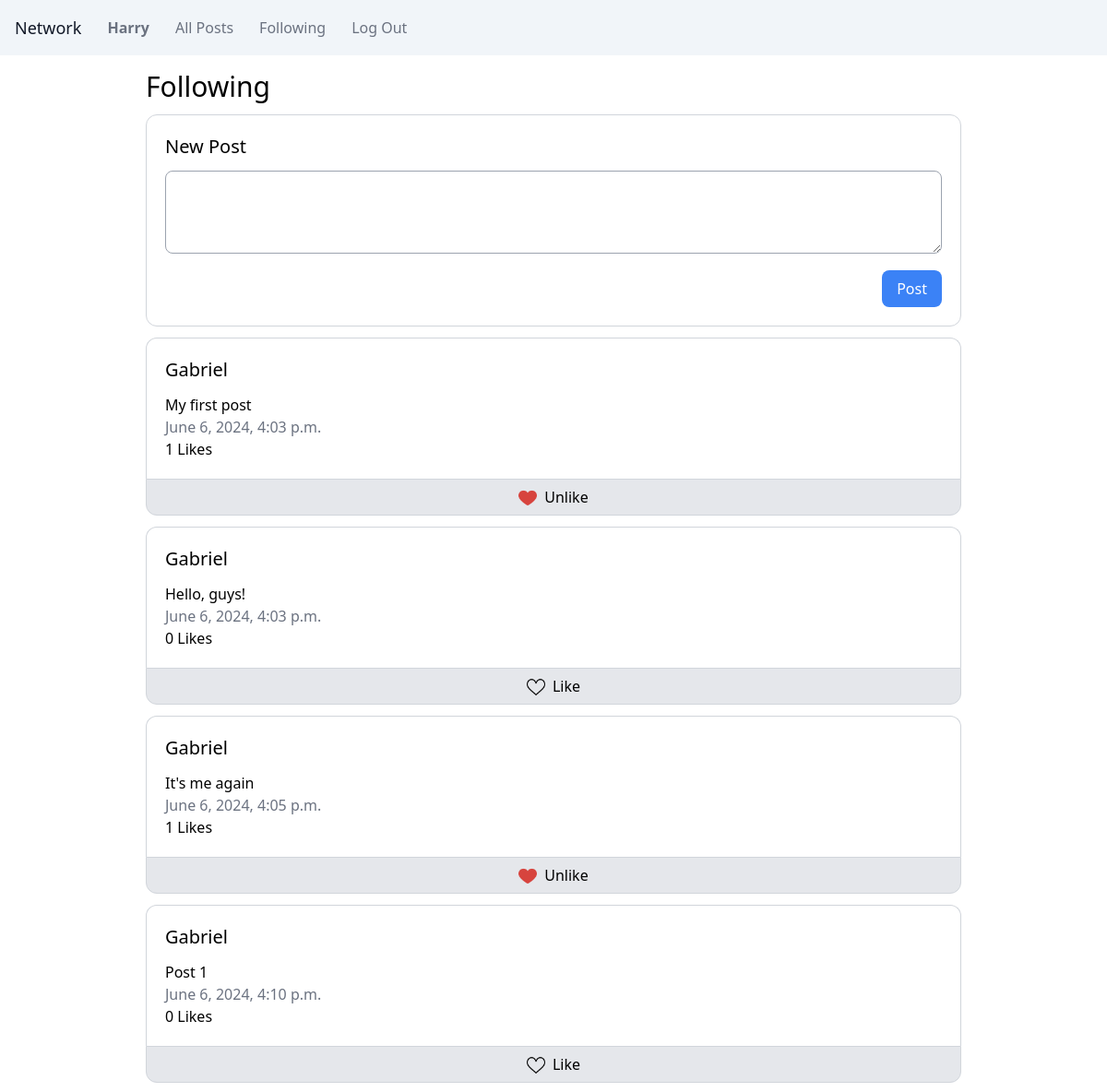
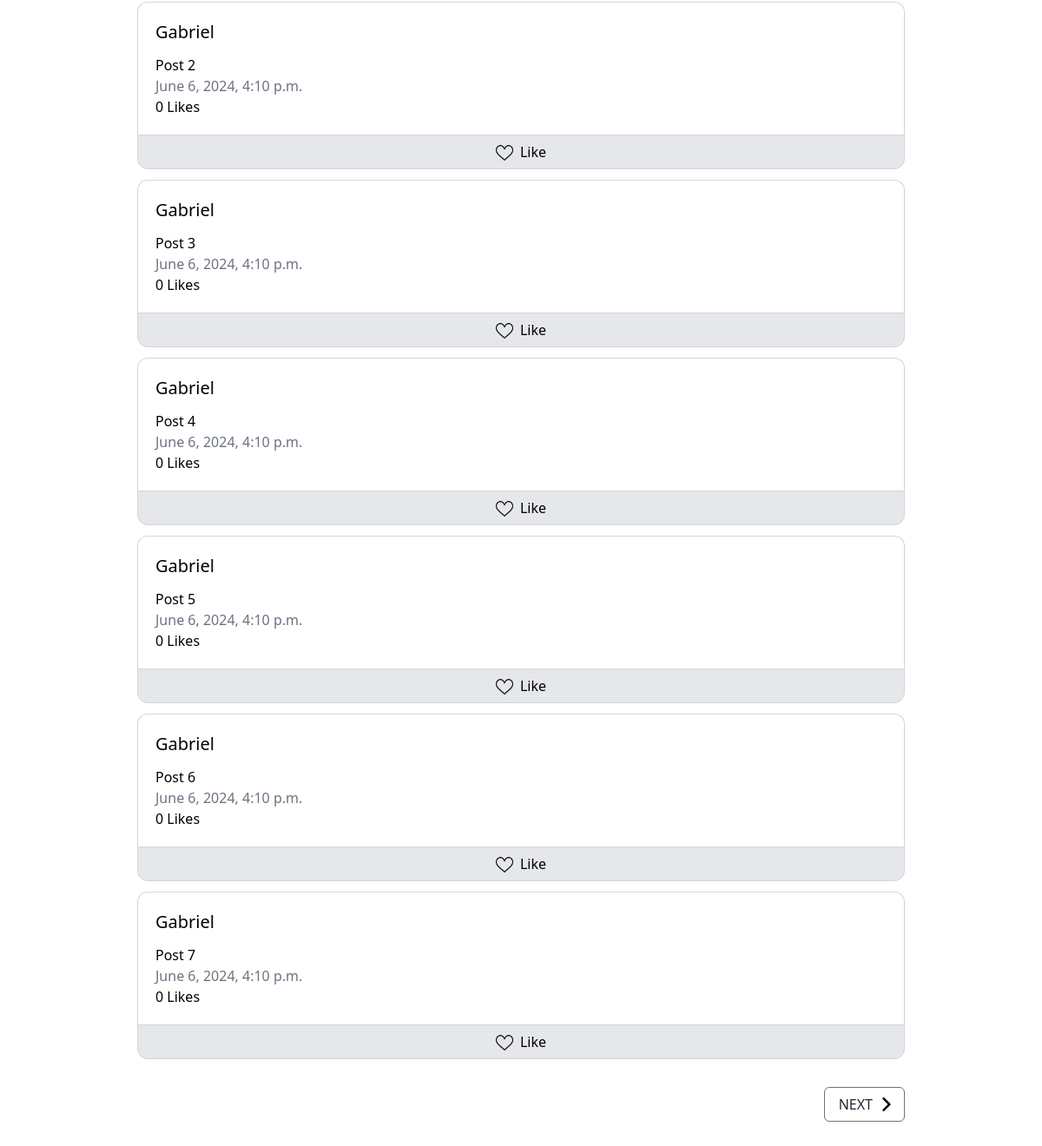
Page /following (signed in) on the committed database (2 pictures, top to bottom).
### network/models.py (models this page shows, shortened)
class User(AbstractUser):
    pass

class Post(models.Model):
    user = models.ForeignKey(User, on_delete=models.CASCADE, related_name="posts")
    content = models.TextField(max_length=300)
    timestamp = models.DateTimeField(auto_now_add=True)

### network/views.py (the view)
# urls.py: path("following", views.following, name="following"),
@login_required
def following(request):
    user = request.user
    following = user.follows.all().values_list('followed_user', flat=True)
    following_posts = Post.objects.filter(user_id__in=following)
    if request.user.is_authenticated:
        for post in following_posts:
            post.liked = Like.objects.filter(user=request.user, post=post)
    paginator = Paginator(following_posts, 10) # Show 10 posts per page
    page_number = request.GET.get('page')
    page_obj = paginator.get_page(page_number)
    return render(request, "network/following.html", {
        "page_obj": page_obj,
        "user": user
    })

### network/templates/network/following.html (shortened to what this page needs)
{% extends "network/layout.html" %}
{% load static %}
{% block body %}
    <div class="container p-2 w-9/12 m-auto mt-2">
        <h2 class="text-3xl">Following</h2>
        <form action="{% url 'index'%}" method="post" class="d-flex flex-column border border-gray-300 rounded-xl p-5 mt-3">
            <h4 class="text-xl font-medium mb-3">New Post</h4>
            <textarea class="border border-gray-400 rounded-lg w-full mb-3 p-2" name="post-content" id="" cols="30" rows="3"></textarea>
            <div class="text-right">
                <input class="bg-blue-500 rounded-lg text-white px-4 py-2 cursor-pointer hover:bg-blue-600" type="submit" value="Post">
            </div>
        </form>
        <div>
            {% for post in page_obj %}
            <div>
                <div data-id={{ post.id }} class="post d-flex flex-column border border-gray-300 p-5 mt-3
                {% if request.user.is_authenticated %}
                    rounded-t-xl border-b-0
                {% else %}
                    rounded-xl
                {% endif %}
                    ">
                    <a href="{% url "profile" post.user %}"><h4 class="text-xl font-medium mb-3">{{ post.user }}</h4></a>
                    <div class="content">{{ post.content }}</div>
                    <div class="text-gray-500">{{ post.timestamp }}</div>
                    <div id="like-{{ post.id }}">{{ post.post_likes.count }} Likes</div>
                </div>
                {% if request.user.is_authenticated %}
                    <div class="bg-gray-200 flex justify-around h-10 items-center rounded-b-xl border border-gray-300">
                        <div data-url="{% url 'update_like' %}" data-id={{ post.id }} class="like-button flex gap-2 w-full rounded-b-xl justify-center h-full items-center cursor-pointer hover:bg-gray-300 transition">
                            {% if post.liked %}
                                <img class="w-5 h-5 mt-[2px]" src="{% static 'network/images/coracao.png' %}" data-image="{% static 'network/images/coracao.png' %}" data-image-src="{% static 'network/images/gostar.png' %}" alt="like">
                                Unlike</div>
                            {% else %}
                                <img class="w-5 h-5 mt-[2px]" src="{% static 'network/images/gostar.png' %}" data-image="{% static 'network/images/coracao.png' %}" data-image-src="{% static 'network/images/gostar.png' %}" alt="like">
                                Like</div>
                            {% endif %}
                    </div>
                {% endif %}
            </div>
            {% endfor %}
        </div>
        <div class="text-center" aria-label="Pagination">
            <div class="pagination flex justify-between mt-8 mb-16">
                <div class="flex gap-0">
                    {% if page_obj.has_next %}
                        <a href="?page={{ page_obj.next_page_number }}" class="pl-4 pr-3 font-medium hover:font-normal text-gray-800 border border-gray-500 rounded-md hover:rounded-md hover:bg-gray-200 transition p-2 flex items-center h-10 gap-2">
                            NEXT
                            <img class="w-4 h-4" src="{% static 'network/images/seta.png' %}" alt="right-arrow"></a>
                    {% endif %}
                </div>
            </div>
        </div>
    </div>
{% endblock %}

### network/templates/network/layout.html (shortened to what this page needs)
{% load static %}
<!DOCTYPE html>
<html lang="en">
    <head>
        <link href="{% static 'network/output.css' %}?{% now "U" %}" rel="stylesheet">
    </head>
    <body>
        <nav class="bg-slate-100 p-4 flex flex-row gap-7 items-center text-gray-500">
            <a class="text-lg font-medium text-gray-900" href="#">Network</a>
            {% if user.is_authenticated %}
                <a class="nav-link" href="{% url 'profile' user.username %}"><strong>{{ user.username }}</strong></a>
            {% endif %}
                <a class="nav-link" href="{% url 'index' %}">All Posts</a>
            {% if user.is_authenticated %}
                <a class="nav-link" href="{% url 'following' %}">Following</a>
                <a class="nav-link" href="{% url 'logout' %}">Log Out</a>
            {% else %}
                <a class="nav-link" href="{% url 'login' %}">Log In</a>
                <a class="nav-link" href="{% url 'register' %}">Register</a>
            {% endif %}
          </nav>
        <div class="body">
            {% block body %}
            {% endblock %}
        </div>
    </body>
</html>

### rows in the picture
User: username "Harry"
Post: user "Gabriel", content "My first post", timestamp "June 6, 2024, 4:03 p.m.", post_likes.count "1"
Post: user "Gabriel", content "Hello, guys!", timestamp "June 6, 2024, 4:03 p.m.", post_likes.count "0"
Post: user "Gabriel", content "It's me again", timestamp "June 6, 2024, 4:05 p.m.", post_likes.count "1"
Post: user "Gabriel", content "Post 1", timestamp "June 6, 2024, 4:10 p.m.", post_likes.count "0"
Post: user "Gabriel", content "Post 2", timestamp "June 6, 2024, 4:10 p.m.", post_likes.count "0"
Post: user "Gabriel", content "Post 3", timestamp "June 6, 2024, 4:10 p.m.", post_likes.count "0"
Post: user "Gabriel", content "Post 4", timestamp "June 6, 2024, 4:10 p.m.", post_likes.count "0"
Post: user "Gabriel", content "Post 5", timestamp "June 6, 2024, 4:10 p.m.", post_likes.count "0"
Post: user "Gabriel", content "Post 6", timestamp "June 6, 2024, 4:10 p.m.", post_likes.count "0"
Post: user "Gabriel", content "Post 7", timestamp "June 6, 2024, 4:10 p.m.", post_likes.count "0"
